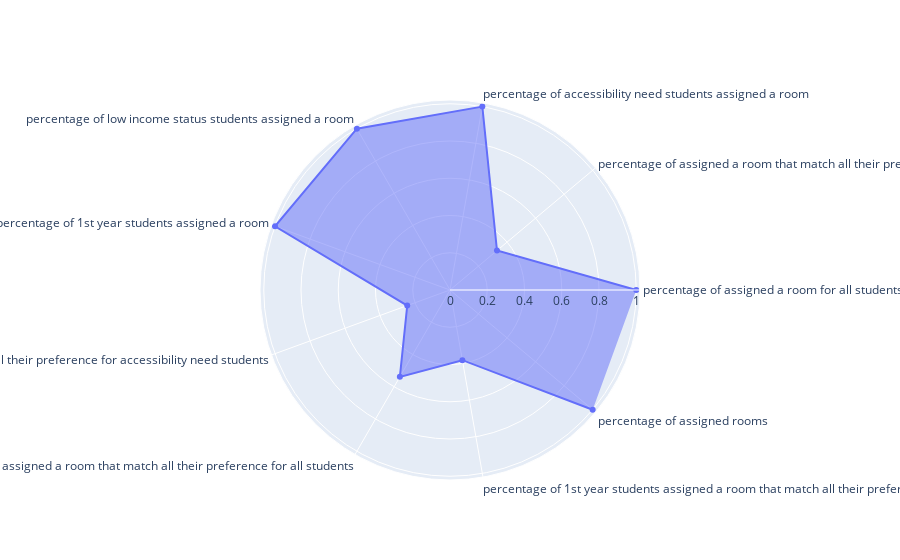

The notebook cell this image was saved under:
### Code cell
evaluate('data/processed/allocated3A.csv','data/raw/datasetA_with_roommate_pref.csv')

### Figure 1 — Plotly figure (JSON) as saved in the notebook; plotly's stock layout.template omitted (floating-point values rounded to 4 significant figures)
{"data": [{"fill": "toself", "r": [1, 0.3293, 1, 1, 1, 0.2444, 0.5385, 0.3827, 1], "theta": ["percentage of assigned a room for all students", "percentage of assigned a room that match all their preference for all students", "percentage of accessibility need students assigned a room", "percentage of low income status students assigned a room", "percentage of 1st year students assigned a room", "percentage of assigned a room that match all their preference for accessibility need students", "percentage of low income status students assigned a room that match all their preference for all students", "percentage of 1st year students assigned a room that match all their preference for all students", "percentage of assigned rooms"], "type": "scatterpolar"}], "layout": {"autosize": true, "polar": {"angularaxis": {"type": "category"}, "radialaxis": {"autorange": true, "range": [0, 1.043], "type": "linear", "visible": true}}, "showlegend": false}}
